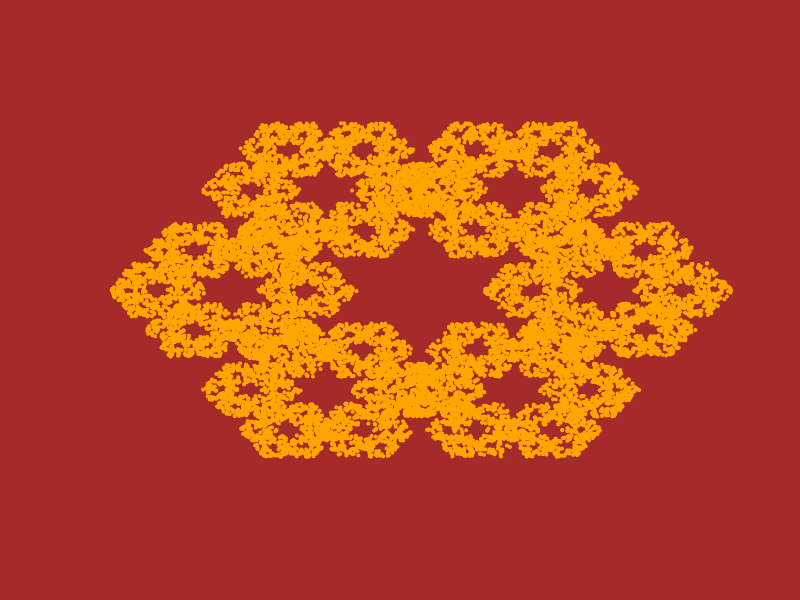

Write the R code that produced this figure.
# fractal generator.r
# by John Darcy, 1 MAY 2017

# These are the parameters for the fractal. 
# Edit them to make different fractals.

n_vertices <- 6      # attractor vertices - changes symmetry. 3 makes triangular symmetry. 5 makes pentagonal symmetry.
dist_frac <- 3/5     # attraction distance - changes the shape of the fractal. x/2 works well with odd vertices, x/5 works well with even vertices.
scaling <- 1         # zoom in or zoom out on the fractal
dotcol <- "orange"   # color of the fractal
bgcol <- "brown"     # color of the background
dotscale <- 0.4      # size of dots that are used to draw the fractal. 
iters <- 20000       # number of dots to draw. more dots take more time.
ncores <- 4          # number of cores for parallelization. doesn't actually speed anything up since drawing the fractal is rate-limiting.

point_between <- function(x0, y0, x1, y1, frac){
	dx <- x1 - x0
	dy <- y1 - y0
	x2 <- x0 + frac * dx
	y2 <- y0 + frac * dy
	return(c(x2, y2))
}

newpoint <- function(point0, vertices, frac){
	x0 <- point0[1]
	y0 <- point0[2]
	target <- vertices[sample(1: nrow(vertices), 1),]
	output <- point_between(x0, y0, target[1], target[2], frac)
	return(output)
}

# generate starting coordinates for a regular polygon
# done using a fixed radius and equal angles
circle_diam_frac <- scaling
vertices <- mat.or.vec(n_vertices,2)
colnames(vertices) <- c("x", "y")
theta <- 0
thetafrac <- (2 * pi)/n_vertices
centerx <- centery <- 100000 / 2
h <- (circle_diam_frac * 100000)/2
for(i in 1:n_vertices){
	dy <- sin(theta) * h
	dx <- cos(theta) * h
	xpoint <- centerx + dx
	ypoint <- centery + dy
	vertices[i,] <- c(xpoint, ypoint)
	theta <- theta + thetafrac
}	

if (ncores == 1){
	# start at vertex1 for simplicity
	cursorx <- vertices[1,1]
	cursory <- vertices[1,2]
	
	# make empty plot
	par(bg = bgcol)
	plot(1, type="n", axes=F, xlab="", ylab="", xlim=c(0, 100000) ,ylim=c(0, 100000))
	
	# iterate and draw
	for(i in 1:iters){
		coords_i <- newpoint(c(cursorx, cursory), vertices, dist_frac)
		points(coords_i[1], coords_i[2], pch=19, cex=dotscale, col=dotcol)
		cursorx <- coords_i[1]
		cursory <- coords_i[2]
	}
	
} else if (ncores > 1){
	library(parallel)
	# create initial list of cursor points
	cursors <- rep(list(vertices[1,]), ncores)
	
	# make empty plot
	par(bg = bgcol)
	plot(1, type="n", axes=F, xlab="", ylab="", xlim=c(0, 100000) ,ylim=c(0, 100000))

	# fewer iterations required for parallel
	iters <- round(iters / ncores)
	
	# iterate and draw
	for(i in 1:iters){
		
		coords_i <- (mclapply(cursors, newpoint, vertices=vertices, frac=dist_frac))
		coords_i_a <- simplify2array(coords_i)

		
		points(coords_i_a[1,], coords_i_a[2,], pch=19, cex=dotscale, col=dotcol)
		cursors <- coords_i
	}


} else {
	print("invalid number of cores, try again.")
}
